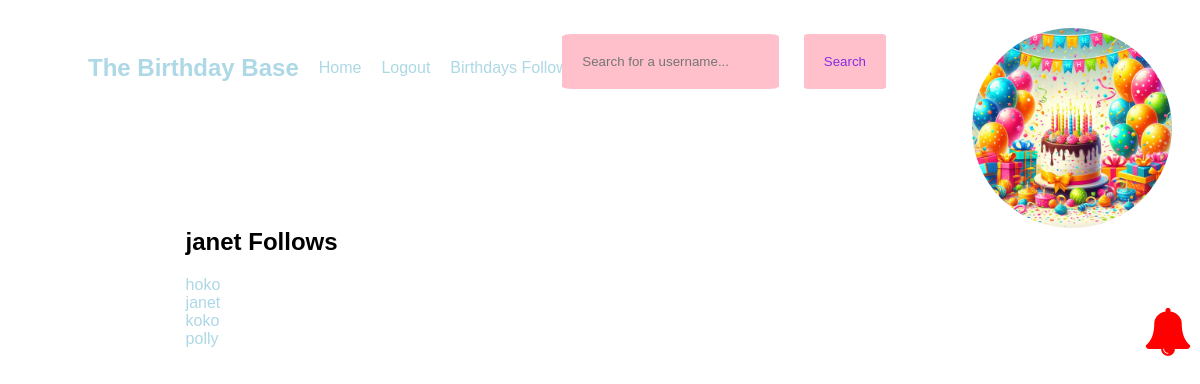
The app's page /following/janet (signed in) with its own data.
### app.py (models this page shows, shortened)
class User(db.Model, UserMixin):
    id = db.Column(db.Integer, primary_key=True)
    username = db.Column(db.String(20), nullable=False, unique=True)
    password = db.Column(db.String(80), nullable=False)
    first_name = db.Column(db.String(20), nullable=False)
    last_name = db.Column(db.String(80), nullable=True)
    birthday = db.Column(db.Date, nullable=False)
    profile_pic = db.Column(db.String(), default="default.jpg")
    followed = db.relationship(
        "Follow",
        foreign_keys=[Follow.follower_id],
        backref=db.backref("follower", lazy="joined"),
        lazy="dynamic",
        cascade="all, delete-orphan",
    )
    followers = db.relationship(
        "Follow",
        foreign_keys=[Follow.followed_id],
        backref=db.backref("followed", lazy="joined"),
        lazy="dynamic",
        cascade="all, delete-orphan",
    )
    postsender = db.relationship(
        "Post",
        backref=backref("postsender", uselist=False),
        foreign_keys=[Post.sender],
        lazy=True,
    )

class Follow(db.Model):
    follower_id = db.Column(db.Integer, db.ForeignKey("user.id"), primary_key=True)
    followed_id = db.Column(db.Integer, db.ForeignKey("user.id"), primary_key=True)
    timestamp = db.Column(db.DateTime, default=datetime.now())

### app.py (the view)
@app.route("/following/<username>")
def following(username):
    user = User.query.filter_by(username=username).first_or_404()
    following = Follow.query.filter_by(follower_id=user.id).all()
    return render_template("following.html", following=following, user=user)

### app.py (called while the page is built)
@login_manager.user_loader
def load_user(user_id):
    return User.query.get(int(user_id))

@app.context_processor
def base():
    def notifbday():
        if current_user.is_authenticated:
            user_id = flask_login.current_user.id
            today = datetime.now()
            one = today + relativedelta(months=1)
            print(one)
            birthdays_in_last_month = User.query.join(
                Follow, User.id == Follow.follower_id
            ).filter(
                and_(
                    (func.extract('month', User.birthday) >= today.month),
                    (func.extract('day', User.birthday) >= today.day),
                ),
                and_(
                    (func.extract('month', User.birthday) <= one.month),
                    (func.extract('day', User.birthday) <= one.day)
                )
            ).all()
            print(birthdays_in_last_month)
            return birthdays_in_last_month
    return dict(notif=notifbday)

### templates/following.html
{% extends 'base.html' %} {% block content %}
<section>
    <h1>
        {{user.username }} Follows
    </h1>
    {% for f in following %}
    <a href="{{ url_for('profile', username=f.followed.username) }}">
        {{ f.followed.username }}
      </a><br>
    {% endfor %}
</section>
{% endblock %}

### static/css/all.css (style rules this page uses)
html { font-family: Impact, Haettenschweiler, "Arial Narrow Bold", sans-serif; margin: 0; }
a:link { text-decoration: none; color: lightblue; }
section { margin-left: 15%; margin-top: 100px; margin-bottom: 100px; }

### records on screen
User: username "janet"
Follow: followed.username "hoko"
Follow: followed.username "janet"
Follow: followed.username "koko"
Follow: followed.username "polly"
